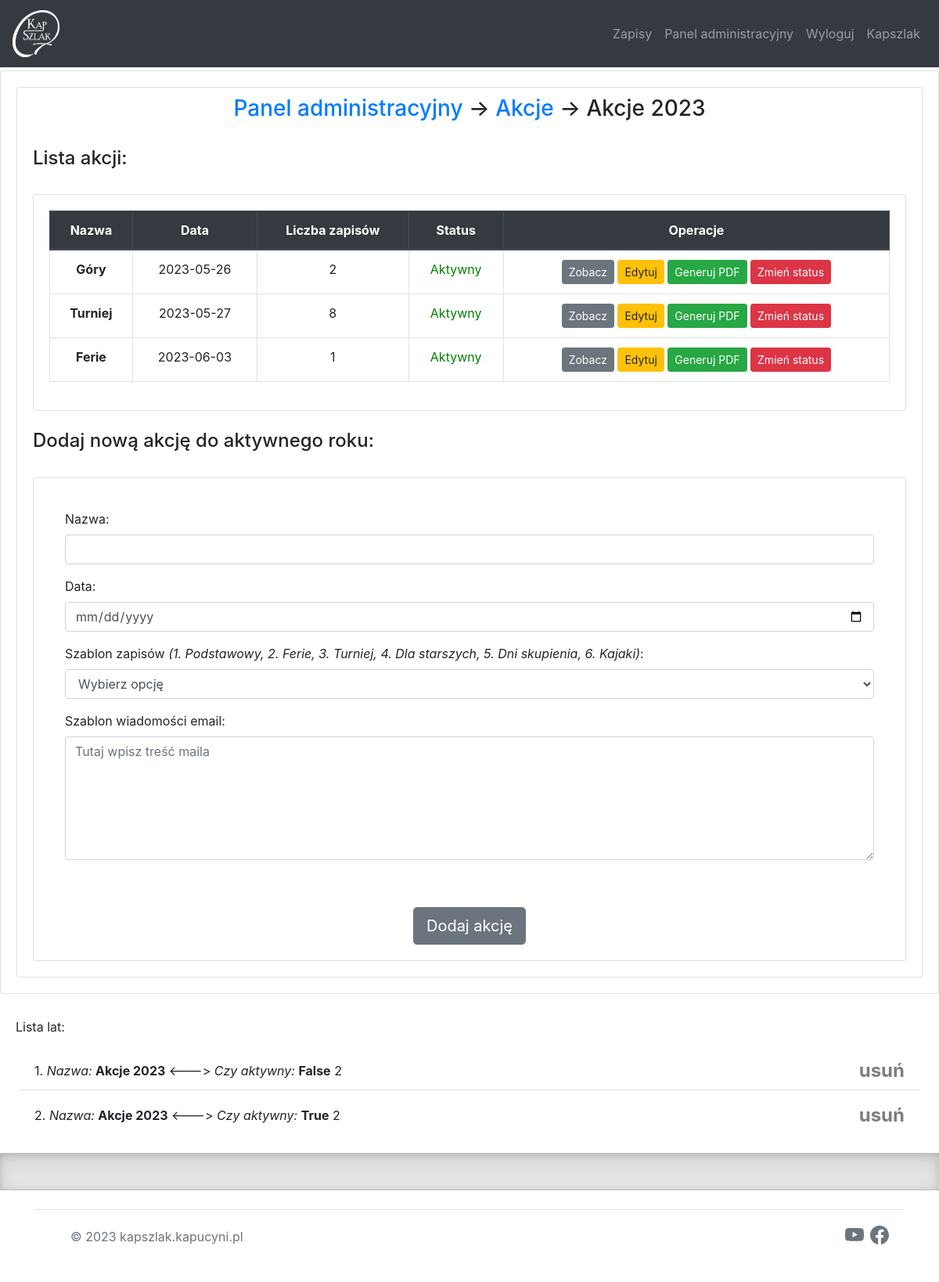
Page /dashboard/edityear (signed in) on the earlier database version.
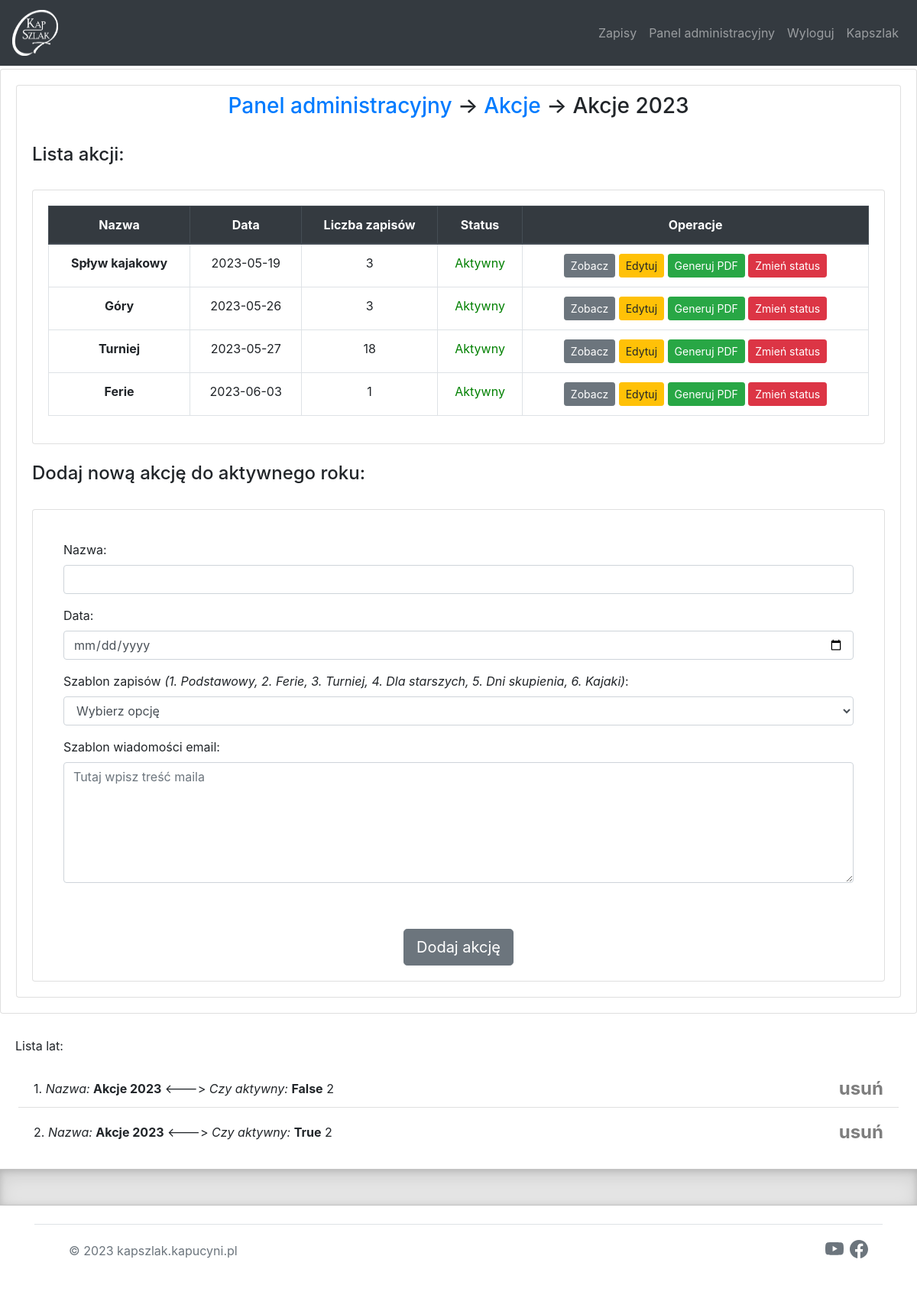
Same page on the later database version.
### website/models.py (models this page shows)
class Year(db.Model):
    id = db.Column(db.Integer, primary_key=True)
    name = db.Column(db.String(300))
    event_num = db.Column(db.Integer)
    is_active = db.Column(db.Boolean, default=True, nullable=False)
    first_add = db.Column(db.Boolean, default=False, nullable=False)
    events = db.relationship('Events', backref='year')

class Events(db.Model):
    id = db.Column(db.Integer, primary_key=True)
    year_id = db.Column(db.Integer, db.ForeignKey('year.id'))
    signup = db.relationship('Signup', backref='events')
    name = db.Column(db.String(300))
    date  = db.Column(db.Date)
    temp_id = db.Column(db.Integer)
    is_active = db.Column(db.Boolean, default=True, nullable=False)
    mail_temp = db.Column(db.String(1000))

### website/views.py (the view)
@views.route('/dashboard/edityear', methods=['GET', 'POST'])
@login_required
def edit_year():
    years = Year.query.all()
    if years:
        for item in years:
            if item.is_active:
                year = item
        if year.is_active:
            lst_events = year.events
            lst_events = sorted(lst_events, key=lambda event: event.date)
            if request.method == 'POST':
                tup = db_new_event(year)
                if tup[0]:
                    return redirect(url_for('views.edit_year'))
                else:
                    return render_template('edityear.html', years=Year.query.all(), year=year, user=current_user, lst_events=lst_events, backup=tup[1])
            return render_template('edityear.html', years=Year.query.all(), year=year, user=current_user, lst_events=lst_events)
        else:
            flash('Brak aktywnej listy akcji', category='error')
            return redirect(url_for('views.add_year'))
    else:
        flash('Najpierw dodaj rok', category='error')
        return redirect(url_for('views.add_year'))

### website/templates/edityear.html (shortened to what this page needs)
{% extends "base.html" %}
{% block content %}
	{% if year %}
<div class="card">
	<div class="card-body">
		<div class="card">
			   <h3 class="card-title" align="center"><a href ='/dashboard'>Panel administracyjny</a> -> <a href='/dashboard/events'>Akcje</a> -> {{ year.name }}</h3>
		  	<div class="card-body">
		  		<h4>Lista akcji:</h4><br>
				  <div class="card">
				    <div class="card-body">
				      <table class="table table-bordered">
                          <thead class="thead-dark" align="center">
                            <tr>
                              <th scope="col">Nazwa</th>
                              <th scope="col">Data</th>
                              <th scope="col">Liczba zapisów</th>
                              <th scope="col">Status</th>
                              <th scope="col">Operacje</th>
                            </tr>
                          </thead>
                          <tbody align="center">
                          {% for event in lst_events%}
                            <tr>
                              <th scope="row">{{ event.name }}</th>
                              <td>{{ event.date }}</td>
                              <td>{{ event.signup|length }}</td>
                              <td>{% if event.is_active %}<font color="green">Aktywny</font>{% else %}<font color="red">Nieaktywny{% endif %}</font></td>
                              <td><a href="/dashboard/eventview?event_id={{ event.id }}"><button type="button" class="btn btn-secondary btn-sm">Zobacz</button></a>
							  <a href="/dashboard/editevent?event_id={{ event.id }}"><button type="button" class="btn btn-warning btn-sm">Edytuj</button></a>
							  <a href="/pdf?event_id={{ event.id }}"><button type="button" class="btn btn-success btn-sm">Generuj PDF</button></a>
							  <a href="/event-status/{{ event.id }}"><button type="button" class="btn btn-danger btn-sm">Zmień status</button></a>
							  </td>
                            </tr>
                            {% endfor %}
                          </tbody>
                        </table>
					</div>
				</div>
				<br>
				<h4>Dodaj nową akcję do aktywnego roku:</h4><br>
				  <div class="card">
				    <div class="card-body">
				      <form method="POST">
		  		<div class="card-body">
				<div class="form-group">
					<label for="name">Nazwa:</label>
					 	<input
					      type="text"
					      class="form-control"
					      id="name"
					      name="name"
					      required="required"
					      value = "{% if backup %}{{ backup.name }}{% endif %}"
					    />
					</div>
				<div class="form-group">
					<label for="date">Data:</label>
					 	<input
					      type="date"
					      class="form-control"
					      id="date"
					      name="date"
					      required="required"
					      value = "{% if backup %}{{ backup.date }}{% endif %}"
					    />
					</div>
					<div class="form-group">
					<label for="template">Szablon zapisów <i>(1. Podstawowy, 2. Ferie, 3. Turniej, 4. Dla starszych, 5. Dni skupienia, 6. Kajaki)</i>: </label>
					 	<select
		    			class="form-control"
		    			id="template"
		    			name="template"
		    			>
		    					{% if backup %}
		    				{% if backup.temp_id == 1 %}
					 			<option>Szablon 1</option>
					 			<option>Szablon 2</option>
		    						<option>Szablon 3</option>
		    						<option>Szablon 4</option>
		    						<option>Szablon 5</option>
		    						<option>Szablon 6</option>
		    						{% elif backup.temp_id == 2 %}
		    						<option>Szablon 2</option>
		    						<option>Szablon 1</option>
		    						<option>Szablon 3</option>
		    						<option>Szablon 4</option>
		    						<option>Szablon 5</option>
		    						<option>Szablon 6</option>
		    						{% elif backup.temp_id == 3 %}
		    						<option>Szablon 3</option>
		    						<option>Szablon 1</option>
					 				<option>Szablon 2</option>
					 				<option>Szablon 4</option>
		    						<option>Szablon 5</option>
		    						<option>Szablon 6</option>
		    						{% elif backup.temp_id == 4 %}
		    						<option>Szablon 4</option>
		    						<option>Szablon 1</option>
					 				<option>Szablon 2</option>
		    						<option>Szablon 3</option>
		    						<option>Szablon 5</option>
		    						<option>Szablon 6</option>
		    						{% elif backup.temp_id == 5 %}
		    						<option>Szablon 5</option>
		    						<option>Szablon 1</option>
					 				<option>Szablon 2</option>
		    						<option>Szablon 3</option>
		    						<option>Szablon 4</option>
		    						<option>Szablon 6</option>
		    						{% elif backup.temp_id == 6 %}
		    						<option>Szablon 6</option>
		    						<option>Szablon 1</option>
					 				<option>Szablon 2</option>
		    						<option>Szablon 3</option>
		    						<option>Szablon 4</option>
		    						<option>Szablon 5</option>
									{% else %}
									<option>Wybierz opcję</option>
		    						<option>Szablon 1</option>
					 				<option>Szablon 2</option>
		    						<option>Szablon 3</option>
		    						<option>Szablon 4</option>
		    						<option>Szablon 5</option>
		    						<option>Szablon 6</option>
		    						{% endif %}
		    				{% else %}
		    				<option>Wybierz opcję</option>
					      {% endif %}
		    		</select>
					</div>
					<div class="form-group">
					<label for="mail_temp">Szablon wiadomości email:</label>
					 	<textarea
					      class="form-control"
					      id="mail_temp"
					      name="mail_temp"
					      rows="6"
					      cols="40"
					      placeholder="Tutaj wpisz treść maila"
					    >{% if backup %}{{ backup.mail_temp }}{% endif %}</textarea>
					</div>
				</div>
					<br>
				<div class="col-md-12 text-center">
					 <a href="#"><button type="submit" class="btn btn-secondary btn-lg">Dodaj akcję</button></a>
				</div>
			</form>
					</div>
				</div>
			</div>
		</div>
	</div>
</div>
{% endif %}
{% if years %}
					<div class="card-body">
		    		<p>Lista lat:</p>
		    		<ul class="list-group list-group-flush" id="blacklistID">
		    			{% for item in years %}
		    			<li class="list-group-item">
		    				{{ item.id }}. <i>Nazwa:</i> <b>{{ item.name }}</b> <---> <i>Czy aktywny:</i> <b>{{ item.is_active }}</b> {{ item.event_num }}
		    				<a href="/delete-year/{{ item.id }}"><button type="button" class="close" >usuń</button></a>
		    			</li>
		    			{% endfor %}
		    		</ul>
			{% endif %}
			</div>
{% endblock %}

### website/templates/base.html (shortened to what this page needs)
<!DOCTYPE html>
<html>
  <head>
    <link
      rel="stylesheet"
      href="https://stackpath.bootstrapcdn.com/bootstrap/4.4.1/css/bootstrap.min.css"
    />
    <link
      rel="stylesheet"
      href="https://stackpath.bootstrapcdn.com/font-awesome/4.7.0/css/font-awesome.min.css"
    />
    <link rel="stylesheet" href="../static/css/style.css"/>
  </head>
  <body>
  <header>
    <nav class="navbar navbar-expand-lg navbar-dark bg-dark">
      <a class="navbar-brand" href="https://kapszlak.kapucyni.pl">
            <img src="../static/img/logo.png" width="60" height="60" alt="">
            </a>
        <div class="navbar-nav ml-auto">
          {% if user.get_id() == '1' %}
          <a class="nav-item nav-link" id="signUp" href="/">Zapisy</a>
          <a class="nav-item nav-link" id="dashboard" href="/dashboard">Panel administracyjny</a>
          <a class="nav-item nav-link" id="logout" href="/logout">Wyloguj</a>
          {% endif %}
          <a class="nav-item nav-link " href="https://kapszlak.kapucyni.pl">Kapszlak</a>
        </div>
    </nav>
  </header>
        {% block content %}
          {% endblock %}
    <div class="b-example-divider"></div>
    <div class="container">
      <footer class="d-flex flex-wrap justify-content-between align-items-center py-3 my-4 border-top">
        <div class="col-md-4 d-flex align-items-center">
          <a href="/" class="mb-3 me-2 mb-md-0 text-muted text-decoration-none lh-1">
            <svg class="bi" width="30" height="24"><use xlink:href="#bootstrap"/></svg>
          </a>
          <span class="mb-3 mb-md-0 text-muted">&copy; 2023 kapszlak.kapucyni.pl</span>
        </div>
        <ul class="nav col-md-4 justify-content-end list-unstyled d-flex">
          <li class="ms-3"><a class="text-muted" href="https://www.youtube.com/user/kapszlak"><svg class="bi bi-youtube" width="24" height="24"><use xlink:href="#youtube"/></svg></a></li>
          <li class="ms-3"><a class="text-muted" href="https://www.facebook.com/Kapucy%C5%84skim-Szlakiem-334106473661"><svg class="bi" width="24" height="24"><use xlink:href="#facebook"/></svg></a></li>
        </ul>
      </footer>
    </div>
  </body>
</html>

### website/static/css/style.css (style rules this page uses)
.b-example-divider { height: 3rem; background-color: rgba(0, 0, 0, .1); border: solid rgba(0, 0, 0, .15); border-width: 1px 0; box-shadow: inset 0 .5em 1.5em rgba(0, 0, 0, .1), inset 0 .125em .5em rgba(0, 0, 0, .15); }
.bi { vertical-align: -.125em; fill: currentColor; }
nav { margin-bottom: 4px; }
li { margin: 4px; }
p { margin-top: 10px; }
h3 { margin-top: 10px; }

Differences in the rows shown:
added Events: name "Spływ kajakowy", date "2023-05-19", signup|length "3", is_active "Aktywny"
computed for Events "Góry": signup|length "2" → "3"
computed for Events "Turniej": signup|length "8" → "18"
